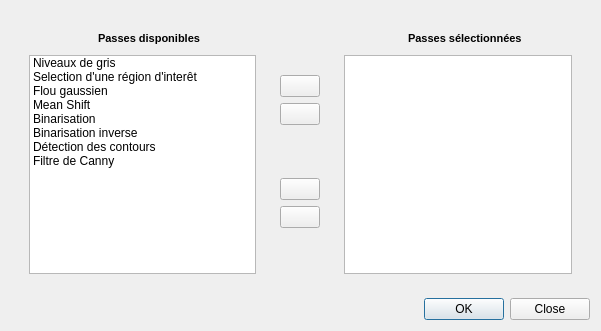
<?xml version="1.0" encoding="UTF-8"?>
<ui version="4.0">
 <class>dynamicPassChain</class>
 <widget class="QDialog" name="dynamicPassChain">
  <property name="windowModality">
   <enum>Qt::NonModal</enum>
  </property>
  <property name="geometry">
   <rect>
    <x>0</x>
    <y>0</y>
    <width>601</width>
    <height>331</height>
   </rect>
  </property>
  <property name="mouseTracking">
   <bool>true</bool>
  </property>
  <property name="windowTitle">
   <string>Personnalisez votre filtre ...</string>
  </property>
  <property name="windowIcon">
   <iconset resource="toolbar.qrc">
    <normaloff>:/images/ui-list-box.png</normaloff>:/images/ui-list-box.png</iconset>
  </property>
  <property name="modal">
   <bool>true</bool>
  </property>
  <layout class="QVBoxLayout" name="verticalLayout">
   <item>
    <widget class="QWidget" name="widget" native="true">
     <layout class="QHBoxLayout" name="horizontalLayout_3">
      <item>
       <widget class="QWidget" name="widget_3" native="true">
        <layout class="QVBoxLayout" name="verticalLayout_3">
         <item>
          <layout class="QHBoxLayout" name="horizontalLayout">
           <item>
            <spacer name="horizontalSpacer">
             <property name="orientation">
              <enum>Qt::Horizontal</enum>
             </property>
             <property name="sizeHint" stdset="0">
              <size>
               <width>40</width>
               <height>20</height>
              </size>
             </property>
            </spacer>
           </item>
           <item>
            <widget class="QLabel" name="label_3">
             <property name="text">
              <string/>
             </property>
             <property name="pixmap">
              <pixmap resource="toolbar.qrc">:/images/application-list.png</pixmap>
             </property>
            </widget>
           </item>
           <item>
            <widget class="QLabel" name="label">
             <property name="text">
              <string>&lt;!DOCTYPE HTML PUBLIC &quot;-//W3C//DTD HTML 4.0//EN&quot; &quot;http://www.w3.org/TR/REC-html40/strict.dtd&quot;&gt;
&lt;html&gt;&lt;head&gt;&lt;meta name=&quot;qrichtext&quot; content=&quot;1&quot; /&gt;&lt;style type=&quot;text/css&quot;&gt;
p, li { white-space: pre-wrap; }
&lt;/style&gt;&lt;/head&gt;&lt;body style=&quot; font-family:'MS Shell Dlg 2'; font-size:8.25pt; font-weight:400; font-style:normal;&quot;&gt;
&lt;p style=&quot; margin-top:0px; margin-bottom:0px; margin-left:0px; margin-right:0px; -qt-block-indent:0; text-indent:0px;&quot;&gt;&lt;span style=&quot; font-weight:600;&quot;&gt;Passes disponibles&lt;/span&gt;&lt;/p&gt;&lt;/body&gt;&lt;/html&gt;</string>
             </property>
            </widget>
           </item>
           <item>
            <spacer name="horizontalSpacer_2">
             <property name="orientation">
              <enum>Qt::Horizontal</enum>
             </property>
             <property name="sizeHint" stdset="0">
              <size>
               <width>40</width>
               <height>20</height>
              </size>
             </property>
            </spacer>
           </item>
          </layout>
         </item>
         <item>
          <widget class="QListWidget" name="available">
           <property name="dragEnabled">
            <bool>true</bool>
           </property>
           <property name="dragDropMode">
            <enum>QAbstractItemView::NoDragDrop</enum>
           </property>
           <property name="alternatingRowColors">
            <bool>false</bool>
           </property>
           <property name="movement">
            <enum>QListView::Static</enum>
           </property>
           <property name="selectionRectVisible">
            <bool>true</bool>
           </property>
           <item>
            <property name="text">
             <string>Niveaux de gris</string>
            </property>
            <property name="icon">
             <iconset resource="toolbar.qrc">
              <normaloff>:/images/image-saturation-up.png</normaloff>:/images/image-saturation-up.png</iconset>
            </property>
           </item>
           <item>
            <property name="text">
             <string>Selection d'une région d'interêt</string>
            </property>
            <property name="icon">
             <iconset resource="toolbar.qrc">
              <normaloff>:/images/selection.png</normaloff>:/images/selection.png</iconset>
            </property>
           </item>
           <item>
            <property name="text">
             <string>Flou gaussien</string>
            </property>
            <property name="icon">
             <iconset resource="toolbar.qrc">
              <normaloff>:/images/image-blur.png</normaloff>:/images/image-blur.png</iconset>
            </property>
           </item>
           <item>
            <property name="text">
             <string>Mean Shift</string>
            </property>
            <property name="icon">
             <iconset resource="toolbar.qrc">
              <normaloff>:/images/image-blur.png</normaloff>:/images/image-blur.png</iconset>
            </property>
           </item>
           <item>
            <property name="text">
             <string>Binarisation</string>
            </property>
            <property name="icon">
             <iconset resource="toolbar.qrc">
              <normaloff>:/images/gradient.png</normaloff>:/images/gradient.png</iconset>
            </property>
           </item>
           <item>
            <property name="text">
             <string>Binarisation inverse</string>
            </property>
            <property name="icon">
             <iconset resource="toolbar.qrc">
              <normaloff>:/images/gradient_inverse.png</normaloff>:/images/gradient_inverse.png</iconset>
            </property>
           </item>
           <item>
            <property name="text">
             <string>Détection des contours</string>
            </property>
            <property name="icon">
             <iconset resource="toolbar.qrc">
              <normaloff>:/images/layer-shape-ellipse.png</normaloff>:/images/layer-shape-ellipse.png</iconset>
            </property>
           </item>
           <item>
            <property name="text">
             <string>Filtre de Canny</string>
            </property>
            <property name="icon">
             <iconset resource="toolbar.qrc">
              <normaloff>:/images/layer-shape-round.png</normaloff>:/images/layer-shape-round.png</iconset>
            </property>
           </item>
          </widget>
         </item>
        </layout>
       </widget>
      </item>
      <item>
       <widget class="QWidget" name="widget_2" native="true">
        <property name="toolTip">
         <string>Supprimer</string>
        </property>
        <layout class="QVBoxLayout" name="verticalLayout_2">
         <item>
          <spacer name="verticalSpacer_2">
           <property name="orientation">
            <enum>Qt::Vertical</enum>
           </property>
           <property name="sizeHint" stdset="0">
            <size>
             <width>20</width>
             <height>40</height>
            </size>
           </property>
          </spacer>
         </item>
         <item>
          <widget class="QPushButton" name="addButton">
           <property name="cursor">
            <cursorShape>PointingHandCursor</cursorShape>
           </property>
           <property name="toolTip">
            <string>Ajouter</string>
           </property>
           <property name="text">
            <string/>
           </property>
           <property name="icon">
            <iconset resource="toolbar.qrc">
             <normaloff>:/images/plus.png</normaloff>:/images/plus.png</iconset>
           </property>
           <property name="shortcut">
            <string/>
           </property>
           <property name="autoDefault">
            <bool>false</bool>
           </property>
           <property name="default">
            <bool>false</bool>
           </property>
           <property name="flat">
            <bool>false</bool>
           </property>
          </widget>
         </item>
         <item>
          <widget class="QPushButton" name="addAllButton">
           <property name="cursor">
            <cursorShape>PointingHandCursor</cursorShape>
           </property>
           <property name="toolTip">
            <string>Tout ajouter</string>
           </property>
           <property name="text">
            <string/>
           </property>
           <property name="icon">
            <iconset resource="toolbar.qrc">
             <normaloff>:/images/arrow.png</normaloff>:/images/arrow.png</iconset>
           </property>
           <property name="autoDefault">
            <bool>false</bool>
           </property>
          </widget>
         </item>
         <item>
          <spacer name="verticalSpacer">
           <property name="orientation">
            <enum>Qt::Vertical</enum>
           </property>
           <property name="sizeHint" stdset="0">
            <size>
             <width>20</width>
             <height>40</height>
            </size>
           </property>
          </spacer>
         </item>
         <item>
          <widget class="QPushButton" name="removeButton">
           <property name="cursor">
            <cursorShape>PointingHandCursor</cursorShape>
           </property>
           <property name="toolTip">
            <string>Supprimer</string>
           </property>
           <property name="text">
            <string/>
           </property>
           <property name="icon">
            <iconset resource="toolbar.qrc">
             <normaloff>:/images/minus.png</normaloff>:/images/minus.png</iconset>
           </property>
           <property name="autoDefault">
            <bool>false</bool>
           </property>
          </widget>
         </item>
         <item>
          <widget class="QPushButton" name="removeAllButton">
           <property name="cursor">
            <cursorShape>PointingHandCursor</cursorShape>
           </property>
           <property name="toolTip">
            <string>Tout supprimer</string>
           </property>
           <property name="text">
            <string/>
           </property>
           <property name="icon">
            <iconset resource="toolbar.qrc">
             <normaloff>:/images/arrow-180.png</normaloff>:/images/arrow-180.png</iconset>
           </property>
           <property name="autoDefault">
            <bool>false</bool>
           </property>
          </widget>
         </item>
         <item>
          <spacer name="verticalSpacer_3">
           <property name="orientation">
            <enum>Qt::Vertical</enum>
           </property>
           <property name="sizeHint" stdset="0">
            <size>
             <width>20</width>
             <height>40</height>
            </size>
           </property>
          </spacer>
         </item>
        </layout>
       </widget>
      </item>
      <item>
       <widget class="QWidget" name="widget_4" native="true">
        <layout class="QVBoxLayout" name="verticalLayout_4">
         <item>
          <layout class="QHBoxLayout" name="horizontalLayout_2">
           <item>
            <spacer name="horizontalSpacer_3">
             <property name="orientation">
              <enum>Qt::Horizontal</enum>
             </property>
             <property name="sizeHint" stdset="0">
              <size>
               <width>40</width>
               <height>20</height>
              </size>
             </property>
            </spacer>
           </item>
           <item>
            <widget class="QLabel" name="label_4">
             <property name="text">
              <string/>
             </property>
             <property name="pixmap">
              <pixmap resource="toolbar.qrc">:/images/application-export.png</pixmap>
             </property>
            </widget>
           </item>
           <item>
            <widget class="QLabel" name="label_2">
             <property name="text">
              <string>&lt;!DOCTYPE HTML PUBLIC &quot;-//W3C//DTD HTML 4.0//EN&quot; &quot;http://www.w3.org/TR/REC-html40/strict.dtd&quot;&gt;
&lt;html&gt;&lt;head&gt;&lt;meta name=&quot;qrichtext&quot; content=&quot;1&quot; /&gt;&lt;style type=&quot;text/css&quot;&gt;
p, li { white-space: pre-wrap; }
&lt;/style&gt;&lt;/head&gt;&lt;body style=&quot; font-family:'MS Shell Dlg 2'; font-size:8.25pt; font-weight:400; font-style:normal;&quot;&gt;
&lt;p style=&quot; margin-top:0px; margin-bottom:0px; margin-left:0px; margin-right:0px; -qt-block-indent:0; text-indent:0px;&quot;&gt;&lt;span style=&quot; font-size:8pt; font-weight:600;&quot;&gt;Passes sélectionnées&lt;/span&gt;&lt;/p&gt;&lt;/body&gt;&lt;/html&gt;</string>
             </property>
            </widget>
           </item>
           <item>
            <spacer name="horizontalSpacer_4">
             <property name="orientation">
              <enum>Qt::Horizontal</enum>
             </property>
             <property name="sizeHint" stdset="0">
              <size>
               <width>40</width>
               <height>20</height>
              </size>
             </property>
            </spacer>
           </item>
          </layout>
         </item>
         <item>
          <widget class="QListWidget" name="chosen">
           <property name="dragDropMode">
            <enum>QAbstractItemView::InternalMove</enum>
           </property>
           <property name="alternatingRowColors">
            <bool>false</bool>
           </property>
          </widget>
         </item>
        </layout>
       </widget>
      </item>
     </layout>
    </widget>
   </item>
   <item>
    <widget class="QDialogButtonBox" name="buttonBox">
     <property name="cursor">
      <cursorShape>ArrowCursor</cursorShape>
     </property>
     <property name="layoutDirection">
      <enum>Qt::LeftToRight</enum>
     </property>
     <property name="orientation">
      <enum>Qt::Horizontal</enum>
     </property>
     <property name="standardButtons">
      <set>QDialogButtonBox::Close|QDialogButtonBox::Ok</set>
     </property>
     <property name="centerButtons">
      <bool>false</bool>
     </property>
    </widget>
   </item>
  </layout>
 </widget>
 <resources>
  <include location="toolbar.qrc"/>
 </resources>
 <connections>
  <connection>
   <sender>buttonBox</sender>
   <signal>accepted()</signal>
   <receiver>dynamicPassChain</receiver>
   <slot>accept()</slot>
   <hints>
    <hint type="sourcelabel">
     <x>248</x>
     <y>254</y>
    </hint>
    <hint type="destinationlabel">
     <x>157</x>
     <y>274</y>
    </hint>
   </hints>
  </connection>
  <connection>
   <sender>buttonBox</sender>
   <signal>rejected()</signal>
   <receiver>dynamicPassChain</receiver>
   <slot>reject()</slot>
   <hints>
    <hint type="sourcelabel">
     <x>316</x>
     <y>260</y>
    </hint>
    <hint type="destinationlabel">
     <x>286</x>
     <y>274</y>
    </hint>
   </hints>
  </connection>
 </connections>
</ui>
